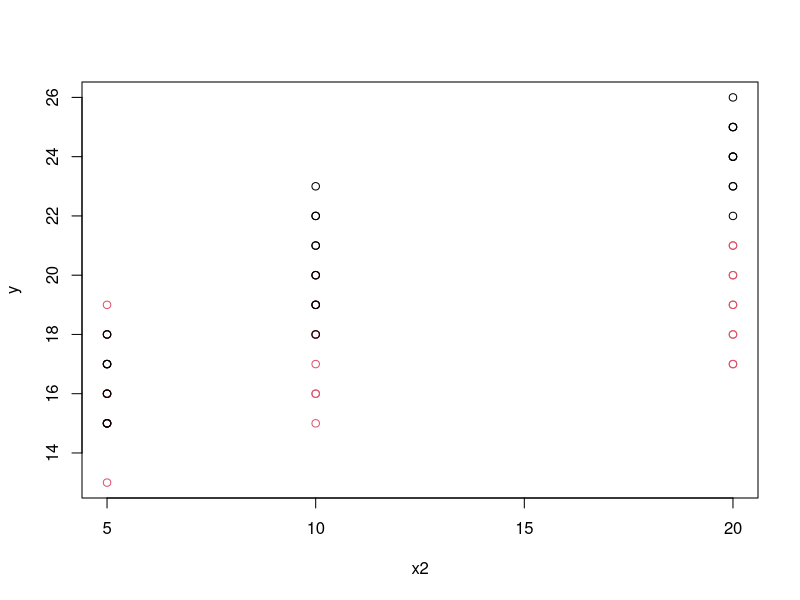
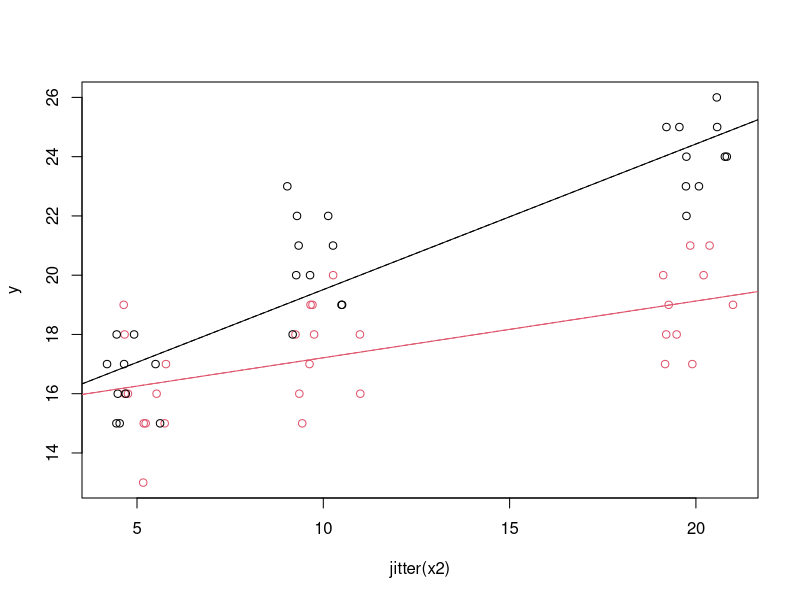

R code for these plots, in order:

## ST512 
## Author: Prof Ryan Martin (www4.stat.ncsu.edu/~rmartin)
## R code for Example 12.21 in Ott & Longnecker

# Read in data

rats <- read.table(file="data/example_12-21.txt", header=TRUE)
print(rats)

y <- rats$score
x1 <- rats$drug == 'A'
x2 <- rats$dose

plot(y ~ x2, col=1 + x1)
plot(y ~ jitter(x2), col=1 + x1) # better visualization 

x3 <- x1 * x2
o <- lm(y ~ x1 + x2 + x3)
summary(o)
abline(a=o$coefficients[1], b=o$coefficients[3])
abline(a=sum(o$coefficients[1:2]), b=sum(o$coefficients[3:4]), col=2)

# Separate simple linear regression models to the groups
## same fitted lines
## joint model has only one error variance to estimate...

abline(lm(y ~ x2, subset=(x1==0)), lty=2, col=1)
abline(lm(y ~ x2, subset=(x1==1)), lty=2, col=2)


